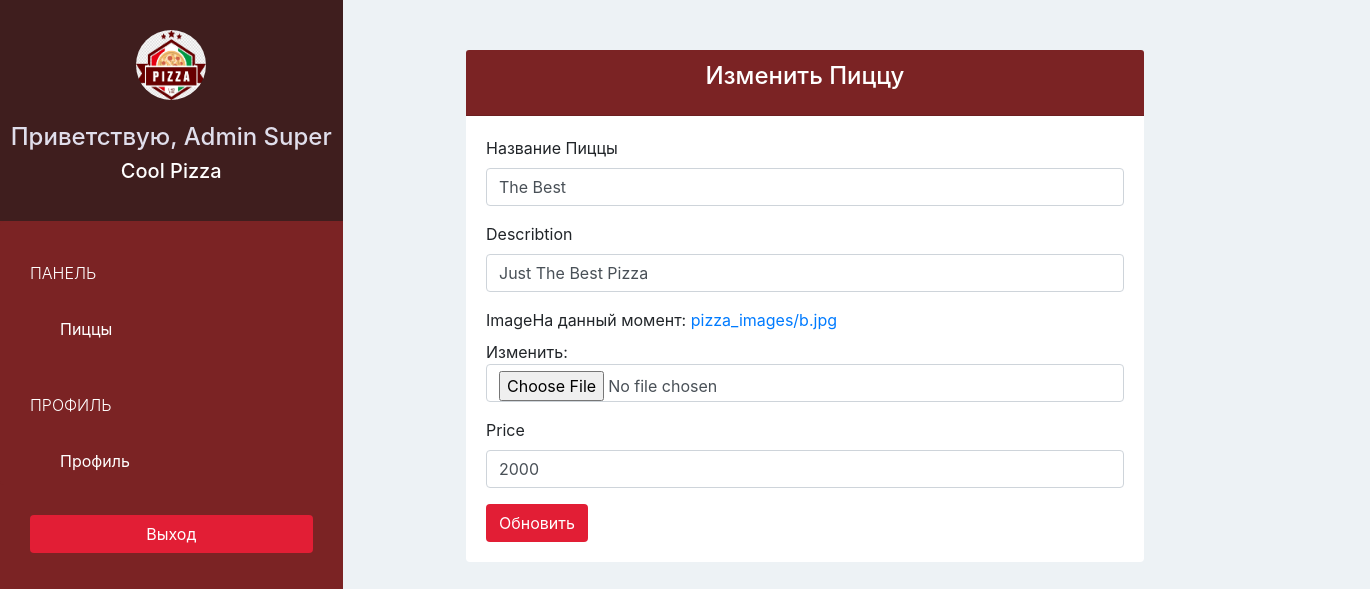
/pizzashop/pizza/edit/5/ (signed in), run on the app's committed database.
### pizzashopapp/models.py (models this page shows, shortened)
class PizzaShop(models.Model):
    owner = models.OneToOneField(User, on_delete=models.CASCADE, related_name='pizzashop')
    name = models.CharField(max_length=40, verbose_name='Название')
    phone = models.CharField(max_length=20, verbose_name='Телефон')
    address = models.CharField(max_length=40, verbose_name='Адресс')
    logo = models.ImageField(upload_to='pizzashop_logo/', blank=False)

class Pizza(models.Model):
    pizzashop = models.ForeignKey(PizzaShop, on_delete=models.CASCADE)
    name = models.CharField(max_length=50, verbose_name='Название Пиццы')
    describtion = models.CharField(max_length=100)
    image = models.ImageField(upload_to='pizza_images/', blank=False)
    price = models.IntegerField(default=0)

### pizzashopapp/views.py (the view)
# urls.py: url(r'^pizzashop/pizza/edit/(?P<pizza_id>\d+)/$', views.pizzashop_edit_pizza, name='pizzashop-edit-pizza'),
@login_required(login_url='/pizzashop/sign_in/')
def pizzashop_edit_pizza(request,pizza_id):
    pizza_form = PizzaForm(instance=Pizza.objects.get(id=pizza_id))
    if request.method=='POST':
        pizza_form = PizzaForm(request.POST,request.FILES,instance=Pizza.objects.get(id=pizza_id))
        if pizza_form.is_valid():
            pizza=pizza_form.save()
            return redirect(pizzashop_pizza)
    return render(request, 'pizzashop/edit_pizza.html',{
        'pizza_form':pizza_form
    })

### pizzashopapp/forms.py
class PizzaForm(forms.ModelForm):
    class Meta:
        model = Pizza
        fields = ('name', 'describtion', 'image', 'price')

### pizzashopapp/templates/pizzashop/edit_pizza.html (shortened to what this page needs)
{% extends 'pizzashop/base.html' %}
{% load bootstrap4 %}
{% block page %}
   <div class="offset-lg-5 col-lg-8"  style="margin-left: 0">
    <div class="card">
      <div class="card-header bg-ruby">
        <h4 class="card-title text-center text-white">
          Изменить Пиццу
        </h4>
      </div>
      <div class="card-body">
        <form method="POST" enctype="multipart/form-data">
          {% bootstrap_form pizza_form %}
          <button type="submit" class="btn btn-red">Обновить</button>
        </form>
      </div>
    </div>
  </div>
{% endblock %}

### pizzashopapp/templates/pizzashop/base.html (shortened to what this page needs)
{% extends 'base.html' %}
{% block sidebar %}
{% url 'pizzashop-pizza' as pizzashop_pizza_url %}
{% url 'pizzashop-account' as pizzashop_account_url %}
  <div class="text-center">
    <img class="rounded-circle" src="{{ MEDIA_URL }}{{ request.user.pizzashop.logo }}" width="70" height="70">
    <br>
    <br>
    <h4>Приветствую, {{ request.user.get_full_name }}</h4>
    <h5>{{ request.user.pizzashop.name }}</h5>
  </div>
  <div class="list-group">
    <span class="text-uppercase">Панель</span>
    <a href="{% url 'pizzashop-pizza' %}"
       class="list-group-item {% if request.path == pizzashop_pizza_url %} active {% endif %}">Пиццы</a>
    <span class="text-uppercase">Профиль</span>
    <a href="{% url 'pizzashop-account' %}"
       class="list-group-item {% if request.path == pizzashop_account_url %} active {% endif %}">Профиль</a>
  </div>
  <div class="text-center">
    <a href="{% url 'sign-out' %}?next={{ request.path }}" class="btn btn-red">Выход</a>
  </div>
{% endblock %}

### pizzashopapp/static/css/style.css (style rules this page uses)
body { padding-top: 50px; background-color: #EDF2F5; overflow: auto; }
.bg-ruby { background-color: #7B2324; }
.text-white { color: white; }
.btn-red { color: white; background-color: #E21E35; }
.sidebar > div:first-child { padding: 30px 10px; font-weight: bold; font-size: 15px; background-color: #3F1E1E; }
.sidebar > div:first-child > h4 { color: #E0DEEB; }
.sidebar > div:first-child > h5 { color: #FFFFFF; }
.sidebar .list-group { padding: 0; background-color: #7B2324; }
.sidebar .list-group > span { color: white; display: block; margin-top: 20px; padding: 20px 30px; font-size: 16px; font-weight: 300; }
.sidebar .list-group .list-group-item, .sidebar .list-group .list-group-item:focus { background-color: #7B2324; color: white; border: 0; padding-left: 60px; padding-right: 30px; }
.sidebar > div:last-child { padding: 30px; }
.sidebar > div:last-child .btn { width: 100%; }
.content .card { border: none; }

### data on the page
Pizza: name "The Best", describtion "Just The Best Pizza", price "2000"

### other printed values
{{ request.user.get_full_name }} "Admin Super"
{{ request.user.pizzashop.name }} "Cool Pizza"
